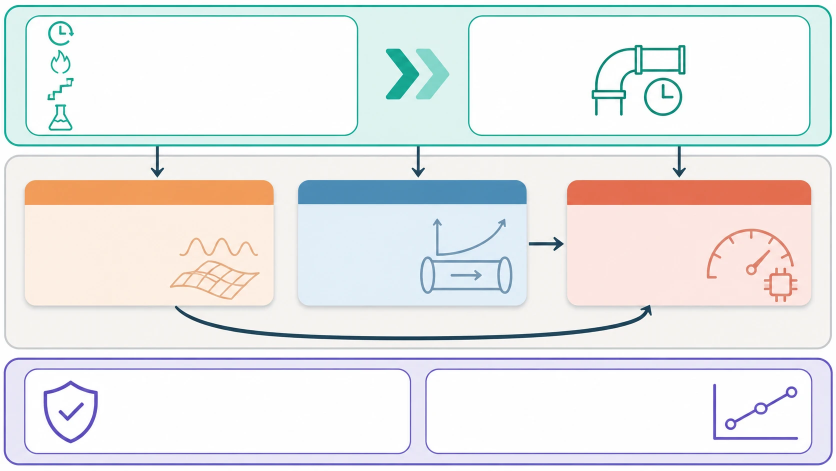
#> input picture paper_figures/base/fig02_base_bands.png, 1672 x 941 px (shown at 1/2 size)
$ python fig02_framework.py
#> lines starting #> are read from the running program, lines starting #| are printed output that depends on the picture
### B_APMCM_LaTeX/mcm_style.py
"""mcm_style: O-award figure style for MCM/ICM/APMCM papers.

Usage (copy this file next to your plotting code, or add its folder to sys.path):

    import mcm_style as ms
    ms.use_style(palette="euler", profile="apmcm")      # once, before plotting
    fig, ax = ms.subplots(frac=1.0, aspect=0.45)        # sized to the real text width
    ax.plot(x, y, color=ms.C.primary)
    ms.save(fig, "figures/fig_q1_rank_selection")        # -> .pdf (vector) + .png (300 dpi)

Design rules baked in (see SKILL.md for the reasoning):
* figures are drawn at their final printed width, so 8-9 pt text stays 8-9 pt in the PDF;
* serif text (Times) + STIX math to match a LaTeX body set in Times (newtx);
* no top/right spines, light dashed y-grid, no in-figure titles (the caption is the title);
* one palette per paper; `primary` = our model, `baseline` = grey, `good`/`bad` only for signed change.
"""
from __future__ import annotations

import os
from dataclasses import dataclass, field
from typing import Iterable, Sequence

import matplotlib as mpl
import matplotlib.pyplot as plt
import numpy as np
from matplotlib.colors import LinearSegmentedColormap, to_rgb

# --------------------------------------------------------------------------------------
# Text widths (inches) of the two templates this skill targets.
#   mcmthesis   : A4, margin = 1in            -> 210mm - 50.8mm  = 159.2mm = 6.27in
#   apmcmthesis : A4, left/right = 31.8mm     -> 210mm - 63.6mm  = 146.4mm = 5.76in
# --------------------------------------------------------------------------------------
TEXTWIDTH = {"mcm": 6.27, "apmcm": 5.76}

# --------------------------------------------------------------------------------------
# Palettes. Each was distilled from k-means clustering of the coloured pixels in O-award
# papers (see references/o-award-figure-analysis.md). Common structure: a cool dominant hue
# family (60-75 % of coloured area) + ONE warm accent (10-25 %) for the thing to look at.
# --------------------------------------------------------------------------------------


@dataclass(frozen=True)
class Palette:
    name: str
    primary: str      # our model / main series / hero bars
    secondary: str    # second series of the same family (variant, "after", fit)
    tertiary: str     # third series
    accent: str       # warm highlight: the one thing the reader must see
    accent2: str      # second warm tone (rarely needed)
    baseline: str     # baseline / reference / "others" - always neutral
    dark: str         # text-like dark tone for annotations / outlines
    light: str        # pale fill of primary family (bands, shaded regions, table header)
    light_accent: str  # pale fill of accent family (highlight regions / rows)
    good: str         # signed change: improvement (use ONLY for deltas)
    bad: str          # signed change: deterioration (use ONLY for deltas)
    series: tuple = field(default_factory=tuple)  # categorical order, lightness-spread & CVD-checked

    def cycle(self) -> list[str]:
        """Order for multi-series plots. First 3 pass CVD (dE>18) and grayscale (dL>12) checks;
        beyond 3 series ALSO vary marker / linestyle (see SKILL.md)."""
        return list(self.series) if self.series else [self.primary, self.accent, self.secondary, self.tertiary]


PALETTES: dict[str, Palette] = {
    # 2519935 (2025 D, Euler award): indigo/lavender family + peach/terracotta accent.
    "euler": Palette("euler", primary="#4C5D91", secondary="#A99BCF", tertiary="#8FA7D6",
                     accent="#E8956A", accent2="#C46A4A", baseline="#9A9A9A", dark="#2F3A5C",
                     light="#E4E1F1", light_accent="#FBE3D0", good="#3E7CB1", bad="#C8553D",
                     series=("#3B4A7E", "#E8956A", "#8E80C2", "#A9B8DE", "#C46A4A")),
    # 2611034 (2026 C): teal family + salmon accent.
    "teal": Palette("teal", primary="#2F7F91", secondary="#7DB3C0", tertiary="#AFD5DC",
                    accent="#E2876A", accent2="#B85C62", baseline="#9AA3A8", dark="#244A55",
                    light="#DCEEF1", light_accent="#F8DDD2", good="#2F7F91", bad="#C0504D",
                    series=("#2F7F91", "#E2876A", "#1F4F5B", "#8CC3CE", "#B85C62")),
    # 2604153 (2026 E) / 2500759 (2025 C): steel-blue family + sand-gold accent.
    "steel": Palette("steel", primary="#206FAA", secondary="#6C92AB", tertiary="#97BED5",
                     accent="#D9A441", accent2="#B5524A", baseline="#9C9C9C", dark="#24435C",
                     light="#DDEAF4", light_accent="#F6EACB", good="#206FAA", bad="#B5524A",
                     series=("#206FAA", "#D9A441", "#1D3A52", "#B3D0E5", "#B5524A")),
    # 2625185 / 2627711 / 2608346: slate greys + single orange accent (most "serious" look).
    "slate": Palette("slate", primary="#3E5C76", secondary="#748CA3", tertiary="#A9BCCD",
                     accent="#E07B39", accent2="#5E9E6E", baseline="#A0A0A0", dark="#263645",
                     light="#E3EAF0", light_accent="#FBE2D0", good="#3E7CB1", bad="#C8553D",
                     series=("#3E5C76", "#E07B39", "#1F2D3A", "#9FB4C7", "#5E9E6E")),
}


class _ColorNS:
    """Attribute access to the active palette: ms.C.primary, ms.C.accent, ..."""

    def __init__(self) -> None:
        self._p = PALETTES["euler"]

    def __getattr__(self, item):  # noqa: D401
        return getattr(self._p, item)

    @property
    def palette(self) -> Palette:
        return self._p


C = _ColorNS()
_PROFILE = {"profile": "mcm"}


def use_style(palette: str = "euler", profile: str = "mcm", serif: bool = True, base_pt: float = 9.0) -> Palette:
    """Activate a palette + rcParams. profile: 'mcm' (mcmthesis) or 'apmcm' (apmcmthesis)."""
    if palette not in PALETTES:
        raise ValueError(f"unknown palette {palette!r}; choose from {sorted(PALETTES)}")
    if profile not in TEXTWIDTH:
        raise ValueError("profile must be 'mcm' or 'apmcm'")
    C._p = PALETTES[palette]
    _PROFILE["profile"] = profile
    os.environ.setdefault("MPLCONFIGDIR", os.path.join(os.path.expanduser("~"), ".cache", "mpl-mcm"))
    rc = {
        "font.family": "serif" if serif else "sans-serif",
        "font.serif": ["Times New Roman", "Times", "STIXGeneral", "DejaVu Serif"],
        "font.sans-serif": ["Arial", "Helvetica", "DejaVu Sans"],
        "mathtext.fontset": "stix" if serif else "dejavusans",
        "font.size": base_pt,
        "axes.labelsize": base_pt,
        "axes.titlesize": base_pt,          # titles discouraged; if used keep them small
        "xtick.labelsize": base_pt - 1,
        "ytick.labelsize": base_pt - 1,
        "legend.fontsize": base_pt - 1,
        "legend.frameon": False,
        "legend.handlelength": 1.6,
        "axes.spines.top": False,
        "axes.spines.right": False,
        "axes.linewidth": 0.7,
        "axes.edgecolor": "#444444",
        "axes.labelcolor": "#222222",
        "xtick.color": "#444444",
        "ytick.color": "#444444",
        "xtick.major.width": 0.6,
        "ytick.major.width": 0.6,
        "xtick.major.size": 3,
        "ytick.major.size": 3,
        "axes.grid": True,
        "axes.grid.axis": "y",
        "grid.color": "#D9D9D9",
        "grid.linestyle": "--",
        "grid.linewidth": 0.5,
        "axes.axisbelow": True,
        "axes.prop_cycle": mpl.cycler(color=C.palette.cycle()),
        "lines.linewidth": 1.4,
        "lines.markersize": 4,
        "patch.linewidth": 0.6,
        "figure.dpi": 150,
        "savefig.dpi": 300,
        "savefig.bbox": "tight",
        "savefig.pad_inches": 0.03,
        "pdf.fonttype": 42,                 # embed TrueType -> selectable text, no Type-3
        "ps.fonttype": 42,
        "axes.unicode_minus": False,
        "image.cmap": "viridis",
    }
    mpl.rcParams.update(rc)
    mpl.colormaps.register(cmap("seq"), name=f"mcm_{palette}_seq", force=True)
    mpl.colormaps.register(cmap("div"), name=f"mcm_{palette}_div", force=True)
    return C.palette


def textwidth(profile: str | None = None) -> float:
    return TEXTWIDTH[profile or _PROFILE["profile"]]


# [12 lines left out: functions figsize, subplots, not called in this run]


def cmap(kind: str = "seq", palette: str | None = None) -> LinearSegmentedColormap:
    """'seq': white -> light -> primary -> dark (magnitudes, densities, heatmaps).
    'div': accent <- white -> primary (signed values: residuals, correlations, deltas)."""
    p = PALETTES[palette] if palette else C.palette
    if kind == "seq":
        return LinearSegmentedColormap.from_list(f"{p.name}_seq", ["#FFFFFF", p.light, p.tertiary, p.primary, p.dark])
    if kind == "div":
        return LinearSegmentedColormap.from_list(f"{p.name}_div", [p.accent2, p.accent, "#F7F7F7", p.tertiary, p.primary])
    raise ValueError("kind must be 'seq' or 'div'")


def save(fig, path_no_ext: str, formats: Sequence[str] = ("pdf", "png"), dpi: int = 300, close: bool = True) -> list[str]:
    """Save vector PDF (for LaTeX) + 300-dpi PNG (for quick viewing / Word). Returns paths."""
    os.makedirs(os.path.dirname(path_no_ext) or ".", exist_ok=True)
    out = []
    for f in formats:
        p = f"{path_no_ext}.{f}"
        fig.savefig(p, dpi=dpi)
        out.append(p)
    if close:
        plt.close(fig)
    return out


# --------------------------------------------------------------------------------------
# Annotation helpers - the "O-award touches": direct labels, signed deltas, named regions,
# reference lines, uncertainty bands, inset zoom.
# --------------------------------------------------------------------------------------

# [46 lines left out: functions label_bars, delta_label, shade_regions, ref_line, not called in this run]


def band(ax, x, lo, hi, color: str | None = None, alpha: float = 0.25, label: str | None = None):
    """Uncertainty / prediction-interval band in the pale tone of the series colour."""
    return ax.fill_between(x, lo, hi, color=color or C.primary, alpha=alpha, lw=0, label=label)


# [45 lines left out: functions inset_zoom, panel_label, emphasize, tornado, not called in this run]


# --------------------------------------------------------------------------------------
# Accessibility check: colour-vision-deficiency simulation (Machado et al. 2009, severity 1)
# and grayscale lightness separation. Run `python mcm_style.py` to print a report.
# --------------------------------------------------------------------------------------
_CVD = {
    "deuteranopia": np.array([[0.367322, 0.860646, -0.227968], [0.280085, 0.672501, 0.047413], [-0.011820, 0.042940, 0.968881]]),
    "protanopia": np.array([[0.152286, 1.052583, -0.204868], [0.114503, 0.786281, 0.099216], [-0.003882, -0.048116, 1.051998]]),
    "tritanopia": np.array([[1.255528, -0.076749, -0.178779], [-0.078411, 0.930809, 0.147602], [0.004733, 0.691367, 0.303900]]),
}


def _lin(c):
    c = np.asarray(c, float)
    return np.where(c <= 0.04045, c / 12.92, ((c + 0.055) / 1.055) ** 2.4)


# [24 lines left out: functions _lab, _simulate, check_palette, not called in this run]


# [4 lines that do not run on import are left out]

### paper_figures/style.py
"""Shared figure style for the Problem B paper.

Every figure uses the same palette (steel), the APMCM text width (5.76 in) and the same
semantic colours, so a reader can recognise a quantity by its colour across the paper:

    CO   -> brick red      CO2  -> steel blue     O2 / lance flow / model -> navy
    6B   -> light steel    6C   -> navy           highlight (ours, key value) -> sand gold
    Stages I-IV -> four pale tints shared by Figures 10 and 11
"""
from __future__ import annotations

import os
import sys

import numpy as np
from matplotlib.colors import LinearSegmentedColormap

HERE = os.path.dirname(os.path.abspath(__file__))
REPO = os.path.dirname(HERE)
sys.path.insert(0, os.path.join(REPO, "tools"))
import mcm_style as ms  # noqa: E402

DATA = os.path.join(HERE, "data")
OUT = os.path.join(HERE, "out")
os.makedirs(OUT, exist_ok=True)

ms.use_style(palette="euler", profile="apmcm", base_pt=9.0)
C = ms.C

# --- Euler-Award look (2519935): grey-lavender panel, white grid, no spines, sans font, navy axis labels ---
import matplotlib as mpl  # noqa: E402

LABEL = "#1F2A78"
PANEL = "#EAEAF2"
mpl.rcParams.update({
    "font.family": "sans-serif",
    "font.sans-serif": ["Arial", "Helvetica", "DejaVu Sans"],
    "mathtext.fontset": "dejavusans",
    "axes.facecolor": PANEL,
    "axes.edgecolor": PANEL,
    "axes.spines.left": False, "axes.spines.bottom": False,
    "axes.spines.top": False, "axes.spines.right": False,
    "axes.grid": True, "axes.grid.axis": "both",
    "grid.color": "white", "grid.linestyle": "-", "grid.linewidth": 0.8,
    "axes.labelcolor": LABEL,
    "xtick.color": "#333333", "ytick.color": "#333333",
    "xtick.major.size": 0, "ytick.major.size": 0,
    "xtick.major.pad": 2.5, "ytick.major.pad": 2.5,
    "legend.frameon": True, "legend.facecolor": "#E3E3EE", "legend.edgecolor": "none", "legend.framealpha": 0.9,
    "font.size": 8.5, "axes.labelsize": 9, "xtick.labelsize": 7.5, "ytick.labelsize": 7.5, "legend.fontsize": 7.5,
})

INDIGO = "#4F6096"     # primary (Euler dark bar)
LAVENDER = "#B3A6CF"   # secondary (Euler light bar)
PINK = "#DDB6C6"
PEACH = "#F4C38F"
SALMON = "#E0876A"
BRICK = "#B4605A"
NAVY = "#2E3A6B"

CO = SALMON
CO2 = INDIGO
O2 = NAVY
MODEL = NAVY
GOLD = PEACH
GREY = "#9A9AA8"
G6B = LAVENDER
G6C = INDIGO
GROUP_COLOR = {"6B": G6B, "6C": G6C}
STAGE_TINT = ["#DCDCEC", "#F3E3D6", "#E3E3EC", "#EBDDE4"]
STAGE_NAME = ["I", "II", "III", "IV"]

# Euler heat-map ramp: indigo -> lavender -> pink -> peach -> cream (monotone in lightness)
FLAME = LinearSegmentedColormap.from_list(
    "flame_euler", ["#26305E", "#4F6096", "#8F8BC2", "#D7AFC6", "#F4C38F", "#FCEBD2"])
DIV = LinearSegmentedColormap.from_list("div_euler", ["#3E4F86", "#9FA6D0", "#F5F5F8", "#EDB49C", "#B4605A"])
TEXTW = ms.textwidth("apmcm")


def load(name: str):
    return np.load(os.path.join(DATA, name), allow_pickle=True)


def save(fig, name: str):
    paths = ms.save(fig, os.path.join(OUT, name))
    print("saved", paths[0])
    return paths


# [14 lines left out: functions stage_shading, corner, not called in this run]

### paper_figures/fig02_framework.py
"""Figure 2 - framework of our work (methods only, no results).

Base image: base/fig02_base_bands.png (AI-generated text-free three-band layout, 1672 x 941 px).
Card icons are faded into watermarks so text can sit over them (Euler-Award style). Width 1.0.
"""
import os

import matplotlib.pyplot as plt
from matplotlib.patches import FancyBboxPatch, Rectangle
from PIL import Image

from style import HERE, TEXTW, save

img = Image.open(os.path.join(HERE, "base", "fig02_base_bands.png")).convert("RGB")
#> img is the input picture: PIL image 1672x941 RGB; mean R, G, B 232.4, 233.3, 233.5
# move the duct-and-clock icon of the Foundation panel to the left so the formula fits on one line
_icon = img.crop((1178, 85, 1376, 236))
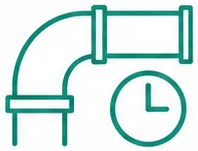
#> _icon: PIL image 198x151 RGB; mean R, G, B 210.6, 232.4, 229.3
img.paste((254, 254, 254), (1178, 85, 1376, 236))
img.paste(_icon, (975, 100))
W_PX, H_PX = img.size
#> W_PX = 1672; H_PX = 941
fig = plt.figure(figsize=(TEXTW, TEXTW * H_PX / W_PX))
ax = fig.add_axes([0, 0, 1, 1])
ax.imshow(img, extent=[0, W_PX, H_PX, 0], interpolation="none")
ax.set_xlim(0, W_PX)
ax.set_ylim(H_PX, 0)
ax.axis("off")

INK = "#1F2A44"
TEAL, AMBER, BLUE, CORAL, VIOLET = "#167A6E", "#C8742E", "#2F6A92", "#C2513A", "#5A4FB0"


def veil(x0, y0, x1, y1, color, alpha=0.62):
    """Fade the watermark icons inside a card body."""
    ax.add_patch(Rectangle((x0, y0), x1 - x0, y1 - y0, fc=color, ec="none", alpha=alpha, zorder=2))


def t(x, y, s, size=8.0, color=INK, weight=None, ha="left", va="center", rot=0, style=None, family="Arial Narrow"):
    ax.text(x, y, s, fontsize=size, color=color, weight=weight, ha=ha, va=va, rotation=rot, style=style,
            family=family, zorder=5)


def bullets(x, y0, items, dy, size=7.6, color=INK, family="Arial Narrow"):
    for i, s in enumerate(items):
        t(x, y0 + i * dy, "•  " + s, size=size, color=color, family=family)


# band titles (vertical, in the left margin of each band)
t(30, 152, "Data & Foundation", size=7.2, color=TEAL, weight="bold", ha="center", rot=90)
t(30, 503, "Models", size=7.6, color="#4A4A4A", weight="bold", ha="center", rot=90)
t(30, 823, "Validation", size=7.4, color=VIOLET, weight="bold", ha="center", rot=90)

# top-left: problems to address (one line per icon)
probs = [(68, "Irregular time axis"), (127, "Saturated, flickering spectra"), (180, "Stepwise oxygen counter"),
         (236, "Ambiguous gas units")]
for y, s in probs:
    t(170, y, s, size=8.6)

# top-right: foundation
t(965, 64, "Foundation", size=8.4, color=TEAL, weight="bold")
t(1128, 64, "Oxygen-clock arrival map", size=8.6, weight="bold")
t(1205, 172, r"$V(t_{\mathrm{arr}}) - V(t) = \Delta V_{\mathrm{pipe}}$", size=9.2)

# middle: three task cards (header y 360-410, body 410-610)
cards = [(50, 547, "#FDF1E6", "Task 1  ·  Spectral Cleaning",
          ["Robust low-rank (RLR) model", "Pixel & frame outlier rules", "Continuous 3-D spectral surface"]),
         (597, 1053, "#E2EEF8", "Task 2  ·  Oxygen, Gas & Delay",
          ["Six continuous process curves", "Four-stage oxygen–gas relation", "Plug-flow delay  τ(Q)"]),
         (1135, 1622, "#FBE7E2", "Task 3  ·  Real-Time Soft Sensor",
          ["Causal spectral features", "Soft-gated heat combination", "Smith correction & conformal band"])]
for x0, x1, body, head, items in cards:
    veil(x0 + 4, 412, x1 - 4, 606, body)
    t((x0 + x1) / 2, 385, head, size=8.6, color="white", weight="bold", ha="center")
    bullets(x0 + 26, 452, items, 46, size=8.0)

# dependency labels
t(1093, 462, "delay", size=7.2, color=INK, ha="center", style="italic")
t(820, 645, "spectral basis", size=7.6, color=INK, ha="center", style="italic")

# bottom: validation and sensitivity
t(225, 772, "Model Validation", size=8.4, color=VIOLET, weight="bold")
bullets(225, 812, ["Outlier injection test", "Leave-one-heat-out evaluation", "Leakage audit (future frames, test heat)"], 34, size=7.6)
t(880, 772, "Sensitivity Analysis", size=8.4, color=VIOLET, weight="bold")
bullets(880, 812, ["Outlier threshold & rank", "Duct volume ±10%", "Probe sampling interval"], 34, size=7.6)

paths = save(fig, "fig02_framework")
#> the loop in save, `for f in formats:` made 2 passes
#> pass 1, in save, `fig.savefig(p, dpi=dpi)`:
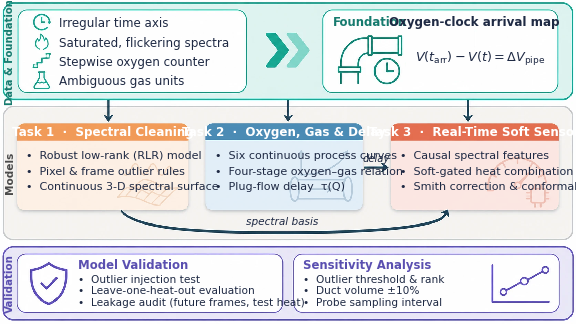
#> figure drawn by matplotlib, 1 panel
fig.savefig(paths[1], dpi=400, bbox_inches="tight", pad_inches=0.01)
